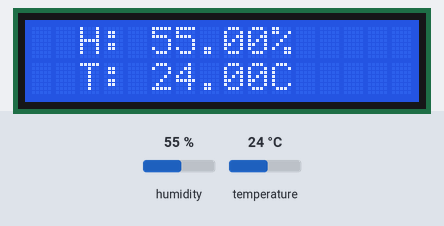
The sketch below on a simulated Arduino Uno, built with avr-gcc and run on an emulated ATmega328P. Parts: 16×2 character LCD. The test bench sets the inputs (shaded band); at power-on: humidity 55 %, temperature 24 °C.

Above: at 2.6 s.
2.7 s: humidity set to 22 %
At 5.3 s:
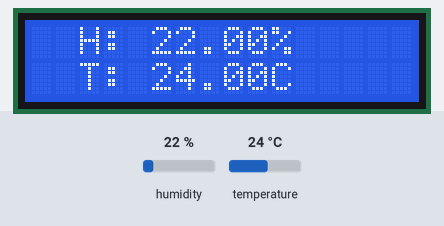
5.7 s: temperature set to 12 °C
At 7.0 s:
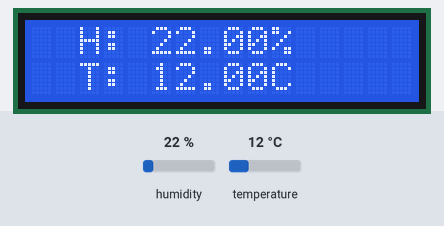
8.7 s: humidity set to 40 %
At 11.1 s:
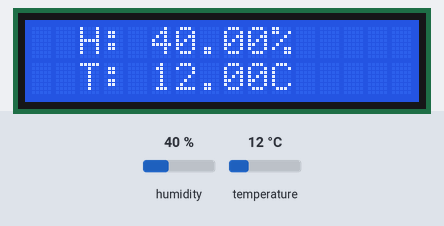
11.7 s: temperature set to 19 °C
At 12.5 s:
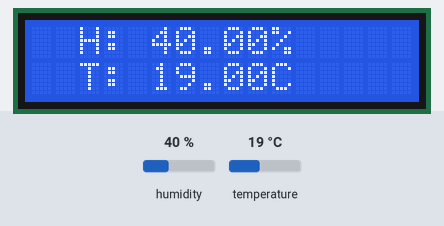
Timing chart, 0 to 14.7 s (numbered marks = the images above; inputs shaded):
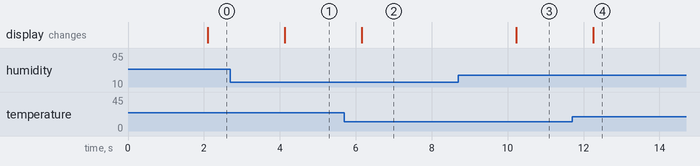

Measured:
- after the input at 2.7 s, the display: changes after 1.4 s (image 1)
- after the input at 5.7 s, the display: changes after 0.46 s (image 2)
- after the input at 8.7 s, the display: changes after 1.5 s (image 3)
- after the input at 11.7 s, the display: changes after 0.55 s (image 4)

The sketch:

dht22.ino
```cpp
#include <LiquidCrystal_I2C.h>

LiquidCrystal_I2C lcd(0x27,16,2);
#include <Adafruit_Sensor.h>
#include <DHT.h>

#define DHTPIN 2
// Set DHT type, uncomment whatever type you're using!
// #define DHTTYPE DHT11   // DHT 11
#define DHTTYPE DHT22   // DHT 22  (AM2302)
//#define DHTTYPE DHT21   // DHT 21 (AM2301)

// Initialize DHT sensor for normal 16mhz Arduino:
DHT dht = DHT(DHTPIN, DHTTYPE);

void setup() {
  Serial.begin(9600);
  dht.begin();
  lcd.init();
  lcd.clear();
  lcd.backlight();

}

void loop() {

  // Wait a few seconds between measurements:
  delay(2000);

  // Reading temperature or humidity takes about 250 milliseconds!
  // Sensor readings may also be up to 2 seconds 'old' (its a very slow sensor)

  // Read the humidity in %:
  float h = dht.readHumidity();
  // Read the temperature as Celsius:
  float t = dht.readTemperature();
  // Read the temperature as Fahrenheit:
  float f = dht.readTemperature(true);

  // Check if any reads failed and exit early (to try again):
  if (isnan(h) || isnan(t) || isnan(f)) {
    Serial.println("Failed to read from DHT sensor!");
    return;
  }

  // Compute heat index in Fahrenheit (default):
  float hif = dht.computeHeatIndex(f, h);
  // Compute heat index in Celsius:
  float hic = dht.computeHeatIndex(t, h, false);


  lcd.clear();
  lcd.setCursor(2,0);
  lcd.print("H: ");
  lcd.print(h);
  lcd.print("%  ");

  lcd.setCursor(2,1);


  lcd.print("T: ");
  lcd.print(t);
  lcd.print("C  ");


  // Serial.print("Humidity: ");
  // Serial.print(h);
  // Serial.print(" % ");
  // Serial.print("Temperature: ");
  // Serial.print(t);
  // Serial.print(" \xC2\xB0");
  // Serial.print("C | ");
  // Serial.print(f);
  // Serial.print(" \xC2\xB0");
  // Serial.print("F ");
  // Serial.print("Heat index: ");
  // Serial.print(hic);
  // Serial.print(" \xC2\xB0");
  // Serial.print("C | ");
  // Serial.print(hif);
  // Serial.print(" \xC2\xB0");
  // Serial.println("F");


}
```
